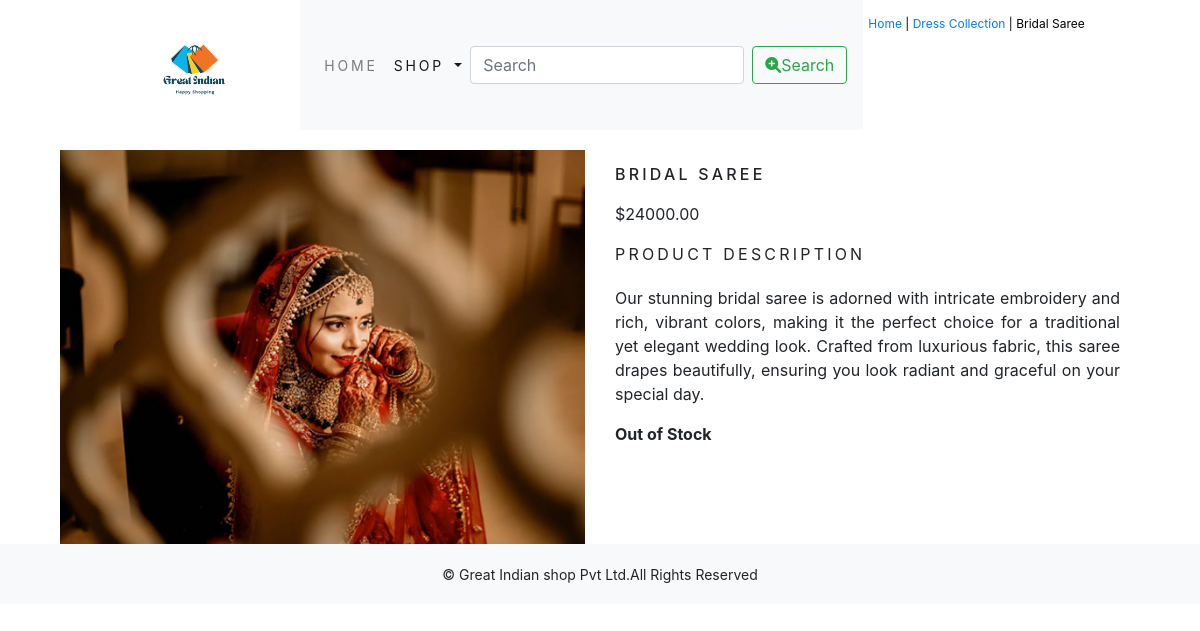
The app's page /shop/dress-collection/bridal-saree/ with its own data.
### shop/models.py (models this page shows, shortened)
class Product(models.Model):
    objects = None
    name=models.CharField(max_length=250,unique=True)
    slug=models.SlugField(max_length=250,unique=True)
    description=models.TextField(blank=True)
    price=models.DecimalField(max_digits=10,decimal_places=2)
    category=models.ForeignKey(Category,on_delete=models.CASCADE)
    image=models.ImageField(upload_to='product',blank=True)
    stock=models.IntegerField()
    available=models.BooleanField(default=True)
    created=models.DateTimeField(auto_now_add=True)
    updated=models.DateTimeField(auto_now=True)
    class Meta:
        ordering=('name',)
        verbose_name='product'
        verbose_name_plural='products'

class Category(models.Model):
    name=models.CharField(max_length=250,unique=True)
    slug=models.SlugField(max_length=250,unique=True)
    description=models.TextField(blank=True)
    image=models.ImageField(upload_to='category',blank=True)
    class Meta:
        ordering=('name',)
        verbose_name='category'
        verbose_name_plural='categories'
    def get_url(self):
        return reverse('shop:products_by_category',args=[self.slug])
    def __str__(self):
        return '{}'.format(self.name)

### shop/views.py (the view)
# urls.py: path('<slug:c_slug>/<slug:product_slug>/', views.proDetail, name='prodCatdetail'),
def proDetail(request, c_slug, product_slug):
    try:
        product = Product.objects.get(category__slug=c_slug, slug=product_slug)
    except Product.DoesNotExist:
        raise Http404("Product does not exist")
    return render(request, 'product.html', {'product': product})

### cart/context_processors.py (called while the page is built)
def counter(request):
    item_count=0
    if 'admin' in request.path:
        return {}
    else:
        try:
            cart=Cart.objects.filter(cart_id=_cart_id(request))
            cart_items=CartItem.objects.all().filter(cart=cart[:1])
            for cart_item in cart_items:
                item_count += cart_item.quantity
        except Cart.DoesNotExist:
            item_count = 0
    return dict(item_count=item_count)

### cart/views.py (called while the page is built)
def _cart_id(request):
    cart = request.session.session_key
    if not cart:
        cart = request.session.create()
    return cart

### shop/context_processors.py (called while the page is built)
def menu_links(request):
    links=Category.objects.all()
    return dict(links=links)

### shop/templates/product.html (shortened to what this page needs)
{% extends 'base.html' %}
{% load static %}
{% block content %}
<div class="row my_prod_row_class">
    <div class="mx_auto">
        <p><a href="{% url 'shop:allProdCat' %}">Home</a> | <a href="{{ product.category.get_url }}">{{ product.category }}</a> | {{ product.name }}</p>
    </div>
</div>
<div class="container">
    <div class="row">
        <div class="col-12 col-sm-12 col-md-6 col-lg-6 text-center">
            <div style="min-width: 18rem;">
                <img src="{{ product.image.url }}" alt="{{ product.name }}" class="img-fluid product-image">
            </div>
        </div>
        <div class="col-12 col-sm-12 col-md-6 col-lg-6">
            <div>
                <h1 class="my_prod_title">{{ product.name }}</h1>
                <p>${{ product.price }}</p>
                <p class="my_title">Product Description</p>
                <p class="text-justify my_prod_text">{{ product.description }}</p>
                {% if product.stock <= 0 %}
                    <p class="text-justify"><b>Out of Stock</b></p>
                {% else %}
                    <a class="btn btn-secondary" href="{% url 'cart:add_cart' product.id %}">Add to Cart</a>
                {% endif %}
            </div>
        </div>
    </div>
</div>
{% endblock %}

### shop/static/css/custom.css (style rules this page uses)
body { font-family: 'Roboto', sans-serif; }
.my_title { font-size: 16px; text-transform: uppercase; letter-spacing: 0.2em; }
.product-image { width: 100%; height: 250px; object-fit: cover; object-position: center; }
.container { display: flex; flex-wrap: wrap; gap: 20px; justify-content: center; }
.my_prod_row_class { padding-top: 15px; padding-bottom: 20px; }
.my_prod_row_class .mx_auto { color: #000; font-size: 12px; text-decoration: none; }
.my_prod_title { font-size: 16px; text-transform: uppercase; letter-spacing: 0.2em; padding-top: 15px; padding-bottom: 10px; }
.my_prod_text { padding-right: 20px; }
.my_title { letter-spacing: .2rem; margin-bottom: 20px; }

### records on screen
Product: category "Dress Collection", name "Bridal Saree", image (picture), name "BRIDAL SAREE", price "24000.00", description "Our stunning bridal saree is adorned with intricate embroidery and rich, vibrant colors, making it the perfect choice for a traditional yet elegant wedding look. Crafted from luxurious fabric, this saree drapes beautifully, ensuring you look radiant and graceful on your special day."
